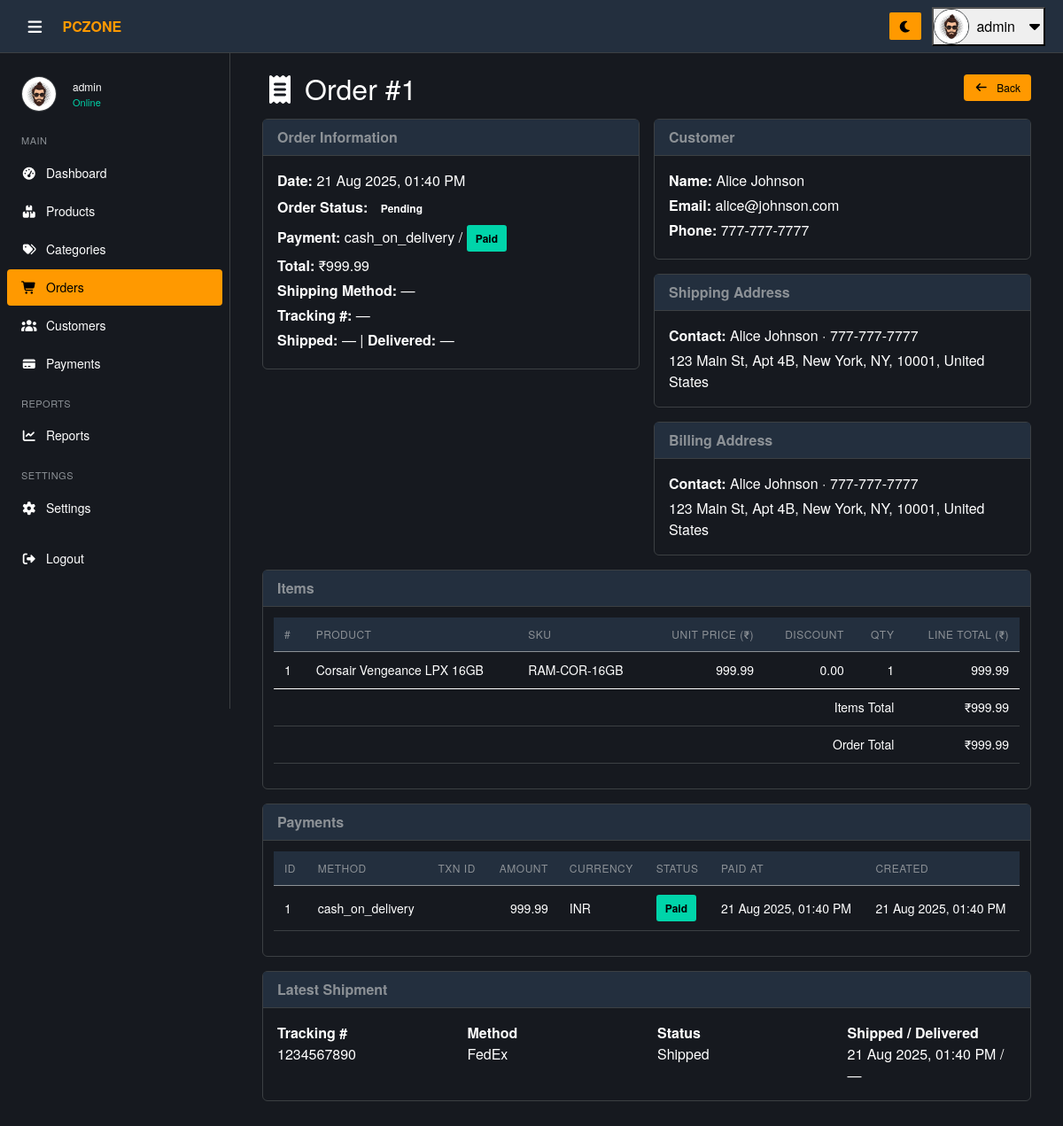
The app's page /admin/pages/order_view.php?id=1 (signed in), older data.
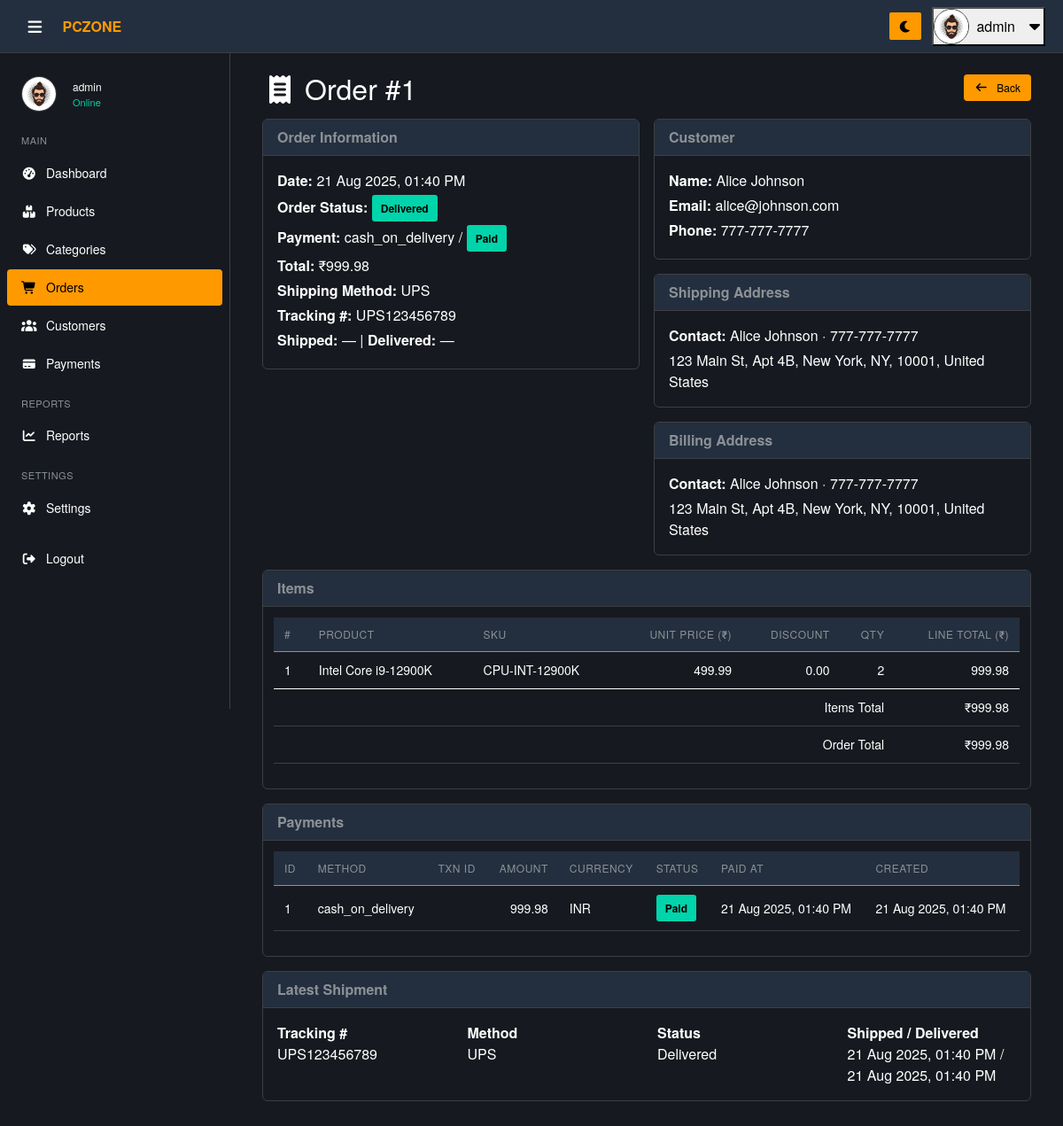
The same page, newer data.
### tables this page shows
CREATE TABLE IF NOT EXISTS orders (
    order_id INT AUTO_INCREMENT PRIMARY KEY,
    customer_id INT NOT NULL,
    billing_address_id INT NOT NULL,
    shipping_address_id INT NOT NULL,
    total_amount DECIMAL(10,2) NOT NULL,
     
     
    order_status ENUM('Pending','Processing','Shipped','Delivered','Cancelled','Returned') DEFAULT 'Pending',
    tracking_number VARCHAR(100) DEFAULT NULL,
    shipping_method VARCHAR(100) DEFAULT NULL,
    order_notes TEXT DEFAULT NULL,
    paid_at DATETIME DEFAULT NULL,
    cancelled_at DATETIME DEFAULT NULL,
    refunded_at DATETIME DEFAULT NULL,
    shipped_date DATE DEFAULT NULL,
    delivered_date DATE DEFAULT NULL,
    order_date DATETIME DEFAULT CURRENT_TIMESTAMP,
    created_at DATETIME DEFAULT CURRENT_TIMESTAMP,
    updated_at DATETIME DEFAULT CURRENT_TIMESTAMP ON UPDATE CURRENT_TIMESTAMP,
    FOREIGN KEY (customer_id) REFERENCES customers(customer_id) ON DELETE CASCADE,
    FOREIGN KEY (billing_address_id) REFERENCES addresses(address_id) ON DELETE CASCADE,
    FOREIGN KEY (shipping_address_id) REFERENCES addresses(address_id) ON DELETE CASCADE
);

CREATE TABLE IF NOT EXISTS order_items (
    order_item_id INT AUTO_INCREMENT PRIMARY KEY,
    order_id INT NOT NULL,
    product_id INT NOT NULL,
    quantity INT NOT NULL DEFAULT 1,
    unit_price DECIMAL(10,2) NOT NULL,
    discount DECIMAL(6,2) DEFAULT 0,
    total_price DECIMAL(10,2) NOT NULL,
    FOREIGN KEY (order_id)   REFERENCES orders(order_id)   ON DELETE CASCADE,
    FOREIGN KEY (product_id) REFERENCES products(product_id) ON DELETE CASCADE
);

CREATE TABLE IF NOT EXISTS products (
    product_id  INT AUTO_INCREMENT PRIMARY KEY,
    product_name VARCHAR(250) NOT NULL,
    sku VARCHAR(50) UNIQUE,
    slug VARCHAR(250) UNIQUE,
    description TEXT,
    price DECIMAL(10, 2) NOT NULL,
    discount DECIMAL(6,2) DEFAULT 0,
    stock INT DEFAULT 0,
    weight DECIMAL(6,2),
    rating FLOAT DEFAULT 0,
    brand_id INT,
    category_id INT,
    is_featured BOOLEAN DEFAULT 0,
    is_active BOOLEAN DEFAULT 1,
    created_at TIMESTAMP DEFAULT CURRENT_TIMESTAMP,
    updated_at TIMESTAMP DEFAULT CURRENT_TIMESTAMP ON UPDATE CURRENT_TIMESTAMP,
    FOREIGN KEY (category_id) REFERENCES categories(category_id) ON DELETE CASCADE,
    FOREIGN KEY (brand_id)     REFERENCES brands(brand_id)     ON DELETE CASCADE
);

CREATE TABLE IF NOT EXISTS payments (
    payment_id INT AUTO_INCREMENT PRIMARY KEY,
    order_id INT NOT NULL,
    payment_method ENUM('cash_on_delivery','credit_card','debit_card','upi') NOT NULL,
    transaction_id VARCHAR(150) DEFAULT NULL,
    amount DECIMAL(10,2) NOT NULL,
    currency VARCHAR(10) DEFAULT 'INR',
    payment_status ENUM('Pending','Paid','Failed','Refunded') DEFAULT 'Pending',
    paid_at DATETIME DEFAULT NULL,
    created_at DATETIME DEFAULT CURRENT_TIMESTAMP,
    FOREIGN KEY (order_id) REFERENCES orders(order_id) ON DELETE CASCADE
);

CREATE TABLE IF NOT EXISTS shipments (
    shipment_id INT AUTO_INCREMENT PRIMARY KEY,
    order_id INT NOT NULL,
    tracking_number VARCHAR(100) NOT NULL,
    shipping_method VARCHAR(100) NOT NULL,
    shipped_date DATETIME DEFAULT NULL,
    delivered_date DATETIME DEFAULT NULL,
    status ENUM('Pending','Shipped','Delivered','Returned') DEFAULT 'Pending',
    created_at DATETIME DEFAULT CURRENT_TIMESTAMP,
    FOREIGN KEY (order_id) REFERENCES orders(order_id) ON DELETE CASCADE
);

CREATE TABLE IF NOT EXISTS customers (
    customer_id INT AUTO_INCREMENT PRIMARY KEY,
    first_name VARCHAR(100) NOT NULL,
    last_name VARCHAR(100) NOT NULL,
    email VARCHAR(150) NOT NULL UNIQUE,
    phone VARCHAR(20),
    password VARCHAR(255) NOT NULL,
    date_of_birth DATE DEFAULT NULL,
    gender ENUM('Male','Female','Other') DEFAULT NULL,
    profile_image VARCHAR(255) DEFAULT NULL,
    newsletter_subscribed BOOLEAN DEFAULT FALSE,
    status ENUM('active','inactive','banned') DEFAULT 'active',
    last_login DATETIME DEFAULT NULL,
    created_at DATETIME DEFAULT CURRENT_TIMESTAMP,
    updated_at DATETIME DEFAULT CURRENT_TIMESTAMP ON UPDATE CURRENT_TIMESTAMP
);

CREATE TABLE IF NOT EXISTS addresses (
    address_id INT AUTO_INCREMENT PRIMARY KEY,
    customer_id INT,
    full_name VARCHAR(150),
    phone VARCHAR(20),
    address_line1 TEXT,
    address_line2 TEXT,
    city VARCHAR(100),
    state VARCHAR(100),
    zip VARCHAR(20),
    country VARCHAR(100),
    is_default BOOLEAN DEFAULT 0,
    FOREIGN KEY (customer_id) REFERENCES customers(customer_id) ON DELETE CASCADE
);

### admin/pages/order_view.php (the view, shortened to what the changed rows need)
<?php
require_once '../includes/db_connect.php';
$order_id = (int)$_GET['id'];
$sqlOrder = "
  SELECT
    o.order_id,
    o.order_date,
    o.total_amount,
    o.order_status,
    o.tracking_number,
    o.shipping_method,
    o.order_notes,
    o.paid_at,
    o.cancelled_at,
    o.refunded_at,
    o.shipped_date,
    o.delivered_date,
    c.customer_id,
    c.first_name,
    c.last_name,
    c.email,
    c.phone,
    sa.full_name  AS ship_full_name,
    sa.phone      AS ship_phone,
    sa.address_line1 AS ship_addr1,
    sa.address_line2 AS ship_addr2,
    sa.city       AS ship_city,
    sa.state      AS ship_state,
    sa.zip        AS ship_zip,
    sa.country    AS ship_country,
    ba.full_name  AS bill_full_name,
    ba.phone      AS bill_phone,
    ba.address_line1 AS bill_addr1,
    ba.address_line2 AS bill_addr2,
    ba.city       AS bill_city,
    ba.state      AS bill_state,
    ba.zip        AS bill_zip,
    ba.country    AS bill_country
  FROM orders o
  JOIN customers c        ON o.customer_id = c.customer_id
  JOIN addresses sa       ON o.shipping_address_id = sa.address_id
  LEFT JOIN addresses ba  ON o.billing_address_id = ba.address_id
  WHERE o.order_id = ?
  LIMIT 1
";
$stmt = mysqli_prepare($conn, $sqlOrder);
mysqli_stmt_bind_param($stmt, 'i', $order_id);
mysqli_stmt_execute($stmt);
$orderRes = mysqli_stmt_get_result($stmt);
$order = mysqli_fetch_assoc($orderRes);
$sqlPayments = "
  SELECT payment_id, payment_method, transaction_id, amount, currency,
         payment_status, paid_at, created_at
  FROM payments
  WHERE order_id = ?
  ORDER BY COALESCE(paid_at, created_at) DESC
";
$stmtPay = mysqli_prepare($conn, $sqlPayments);
mysqli_stmt_bind_param($stmtPay, 'i', $order_id);
mysqli_stmt_execute($stmtPay);
$payRes = mysqli_stmt_get_result($stmtPay);
$latestPayment = mysqli_fetch_assoc($payRes);
mysqli_data_seek($payRes, 0);
$sqlItems = "
  SELECT
    oi.order_item_id,
    oi.product_id,
    p.product_name,
    p.sku,
    oi.quantity,
    oi.unit_price,
    oi.discount,
    oi.total_price
  FROM order_items oi
  JOIN products p ON oi.product_id = p.product_id
  WHERE oi.order_id = ?
  ORDER BY oi.order_item_id ASC
";
$stmtItems = mysqli_prepare($conn, $sqlItems);
mysqli_stmt_bind_param($stmtItems, 'i', $order_id);
mysqli_stmt_execute($stmtItems);
$itemsRes = mysqli_stmt_get_result($stmtItems);
$sqlShipment = "
  SELECT shipment_id, tracking_number, shipping_method, shipped_date,
         delivered_date, status, created_at
  FROM shipments
  WHERE order_id = ?
  ORDER BY COALESCE(shipped_date, created_at) DESC
  LIMIT 1
";
$stmtShip = mysqli_prepare($conn, $sqlShipment);
mysqli_stmt_bind_param($stmtShip, 'i', $order_id);
mysqli_stmt_execute($stmtShip);
$shipRes = mysqli_stmt_get_result($stmtShip);
$shipment = mysqli_fetch_assoc($shipRes);
function h($s)
{
  return htmlspecialchars((string)$s, ENT_QUOTES, 'UTF-8');
}
function fmtDate($d)
{
  return $d ? date('d M Y, h:i A', strtotime($d)) : '—';
}
function fmtDateShort($d)
{
  return $d ? date('d M Y', strtotime($d)) : '—';
}
function moneyINR($n)
{
  return '₹' . number_format((float)$n, 2);
}
function addrLine($a1, $a2, $city, $state, $zip, $country)
{
  $parts = array_filter([$a1, $a2, $city, $state, $zip, $country]);
  return $parts ? h(implode(', ', $parts)) : '—';
}
?>
<!DOCTYPE html>
<html lang="en" data-theme="dark">
<head>
  <link rel="stylesheet" href="../assets/vendor/bootstrap/css/bootstrap.min.css">
  <link rel="stylesheet" href="../assets/vendor/fontawesome/css/all.min.css">
  <link rel="stylesheet" href="../assets/css/style.css">
</head>
<body>
  <main class="main-content pt-5 mt-4">
    <div class="container mt-2">
      <div class="d-flex justify-content-between align-items-center mb-3">
        <h2 class="mb-0"><i class="fas fa-receipt me-2"></i>Order #<?= (int)$order['order_id']; ?></h2>
        <a href="orders.php" class="btn btn-add"><i class="fas fa-arrow-left me-1"></i>Back</a>
      </div>
      <div class="row g-3 ">
        <div class="col-lg-6">
          <div class="card theme-card">
            <div class="card-body">
              <div class="mb-1"><strong>Date:</strong> <?= fmtDate($order['order_date']); ?></div>
              <div class="mb-1">
                <strong>Order Status:</strong>
                <?php
                $osClass = match ($order['order_status']) {
                  'Delivered' => 'status-completed',
                  'Shipped', 'Processing' => 'status-pending',
                  'Cancelled' => 'status-cancelled',
                  'Returned' => 'stock-badge low-stock',
                  default => 'stock-badge'
                };
                ?>
                <span class="<?= h($osClass); ?> badge-status"><?= h($order['order_status']); ?></span>
              </div>
              <div class="mb-1">
                <strong>Payment:</strong>
                <?= $latestPayment ? h($latestPayment['payment_method']) : '—'; ?> /
                <?php
                $ps = $latestPayment ? $latestPayment['payment_status'] : '—';
                $psClass = match ($ps) {
                  'Paid' => 'status-completed',
                  'Failed' => 'status-cancelled',
                  'Refunded' => 'stock-badge low-stock',
                  default => 'stock-badge'
                };
                ?>
                <span class="<?= h($psClass); ?> badge-status"><?= h($ps); ?></span>
              </div>
              <div class="mb-1"><strong>Total:</strong> <?= moneyINR($order['total_amount']); ?></div>
              <div class="mb-1"><strong>Shipping Method:</strong> <?= $order['shipping_method'] ? h($order['shipping_method']) : '—'; ?></div>
              <div class="mb-1"><strong>Tracking #:</strong> <?= $order['tracking_number'] ? h($order['tracking_number']) : '—'; ?></div>
              <div class="mb-1"><strong>Shipped:</strong> <?= fmtDateShort($order['shipped_date']); ?> | <strong>Delivered:</strong> <?= fmtDateShort($order['delivered_date']); ?></div>
            </div>
          </div>
        </div>
        <div class="col-lg-6">
          <div class="card mb-3 theme-card">
            <div class="card-body">
              <div class="mb-1"><strong>Name:</strong> <?= h($order['first_name'] . ' ' . $order['last_name']); ?></div>
              <div class="mb-1"><strong>Email:</strong> <?= h($order['email']); ?></div>
              <div class="mb-1"><strong>Phone:</strong> <?= h($order['phone']); ?></div>
            </div>
          </div>
          <div class="card mb-3 theme-card">
            <div class="card-body">
              <div class="mb-1"><strong>Contact:</strong> <?= $order['ship_full_name'] ? h($order['ship_full_name']) : '—'; ?><?= $order['ship_phone'] ? ' · ' . h($order['ship_phone']) : ''; ?></div>
              <div><?= addrLine($order['ship_addr1'], $order['ship_addr2'], $order['ship_city'], $order['ship_state'], $order['ship_zip'], $order['ship_country']); ?></div>
            </div>
          </div>
          <div class="card theme-card">
            <div class="card-body">
              <?php if ($order['bill_addr1'] || $order['bill_addr2'] || $order['bill_city'] || $order['bill_state'] || $order['bill_zip'] || $order['bill_country']): ?>
                <div class="mb-1"><strong>Contact:</strong> <?= $order['bill_full_name'] ? h($order['bill_full_name']) : '—'; ?><?= $order['bill_phone'] ? ' · ' . h($order['bill_phone']) : ''; ?></div>
                <div><?= addrLine($order['bill_addr1'], $order['bill_addr2'], $order['bill_city'], $order['bill_state'], $order['bill_zip'], $order['bill_country']); ?></div>
              <?php else: ?>
                <div>—</div>
              <?php endif; ?>
            </div>
          </div>
        </div>
      </div>
      <div class="card mt-3 theme-card">
        <div class="card-body table-responsive table-container">
          <table class="data-table table align-middle">
            <thead>
              <tr>
                <th>#</th>
                <th>Product</th>
                <th>SKU</th>
                <th class="text-end">Unit Price (₹)</th>
                <th class="text-end">Discount</th>
                <th class="text-end">Qty</th>
                <th class="text-end">Line Total (₹)</th>
              </tr>
            </thead>
            <tbody>
              <?php
              $calcTotal = 0.0;
              $i = 1;
              while ($it = mysqli_fetch_assoc($itemsRes)):
                $calcTotal += (float)$it['total_price'];
              ?>
                <tr>
                  <td><?= $i++; ?></td>
                  <td><?= h($it['product_name']); ?></td>
                  <td><?= h($it['sku']); ?></td>
                  <td class="text-end"><?= number_format((float)$it['unit_price'], 2); ?></td>
                  <td class="text-end"><?= number_format((float)$it['discount'], 2); ?></td>
                  <td class="text-end"><?= (int)$it['quantity']; ?></td>
                  <td class="text-end"><?= number_format((float)$it['total_price'], 2); ?></td>
                </tr>
              <?php endwhile; ?>
            </tbody>
            <tfoot>
              <tr>
                <td colspan="6" class="text-end">Items Total</td>
                <td class="text-end"><?= moneyINR($calcTotal); ?></td>
              </tr>
              <tr>
                <td colspan="6" class="text-end">Order Total</td>
                <td class="text-end"><?= moneyINR($order['total_amount']); ?></td>
              </tr>
            </tfoot>
          </table>
        </div>
      </div>
      <div class="card mt-3 theme-card">
        <div class="card-body table-responsive table-container">
          <table class="data-table table align-middle">
            <thead>
              <tr>
                <th>ID</th>
                <th>Method</th>
                <th>Txn ID</th>
                <th class="text-end">Amount</th>
                <th>Currency</th>
                <th>Status</th>
                <th>Paid At</th>
                <th>Created</th>
              </tr>
            </thead>
            <tbody>
              <?php if (mysqli_num_rows($payRes) > 0): ?>
                <?php while ($p = mysqli_fetch_assoc($payRes)):
                  $payBadge = match ($p['payment_status']) {
                    'Paid' => 'status-completed',
                    'Failed' => 'status-cancelled',
                    'Refunded' => 'stock-badge low-stock',
                    default => 'stock-badge'
                  };
                ?>
                  <tr>
                    <td><?= (int)$p['payment_id']; ?></td>
                    <td><?= h($p['payment_method']); ?></td>
                    <td><?= h($p['transaction_id']); ?></td>
                    <td class="text-end"><?= number_format((float)$p['amount'], 2); ?></td>
                    <td><?= h($p['currency']); ?></td>
                    <td><span class="<?= h($payBadge); ?> badge-status"><?= h($p['payment_status']); ?></span></td>
                    <td><?= fmtDate($p['paid_at']); ?></td>
                    <td><?= fmtDate($p['created_at']); ?></td>
                  </tr>
                <?php endwhile; ?>
              <?php else: ?>
                <tr>
                  <td colspan="8" class="text-center text-muted">No payments recorded.</td>
                </tr>
              <?php endif; ?>
            </tbody>
          </table>
        </div>
      </div>
      <div class="card mt-3 mb-4 theme-card">
        <div class="card-body">
          <?php if ($shipment): ?>
            <div class="row">
              <div class="col-md-3"><strong>Tracking #</strong><br><?= h($shipment['tracking_number']); ?></div>
              <div class="col-md-3"><strong>Method</strong><br><?= h($shipment['shipping_method']); ?></div>
              <div class="col-md-3"><strong>Status</strong><br><?= h($shipment['status']); ?></div>
              <div class="col-md-3"><strong>Shipped / Delivered</strong><br><?= fmtDate($shipment['shipped_date']); ?> / <?= fmtDate($shipment['delivered_date']); ?></div>
            </div>
          <?php else: ?>
            <div class="text-muted">No shipment created.</div>
          <?php endif; ?>
        </div>
      </div>
    </div>
  </main>
</body>
</html>

Row changes from the older to the newer data that the page shows:
changed orders "Alice Johnson": order_status "Pending" → "Delivered"; total_amount "₹999.99" → "₹999.98"; shipping_method (not shown) → "UPS"; tracking_number (not shown) → "UPS123456789"
changed payments "cash_on_delivery": amount "999.99" → "999.98"
changed order_items: product.product_name "Corsair Vengeance LPX 16GB" → "Intel Core i9-12900K"; product.sku "RAM-COR-16GB" → "CPU-INT-12900K"; unit_price "999.99" → "499.99"; quantity "1" → "2"; total_price "999.99" → "999.98"
changed shipments: tracking_number "1234567890" → "UPS123456789"; shipping_method "FedEx" → "UPS"; status "Shipped" → "Delivered"; delivered_date "—" → "21 Aug 2025, 01:40 PM"
Text that changed along with them:
moneyINR($calcTotal): "₹999.99" → "₹999.98"
